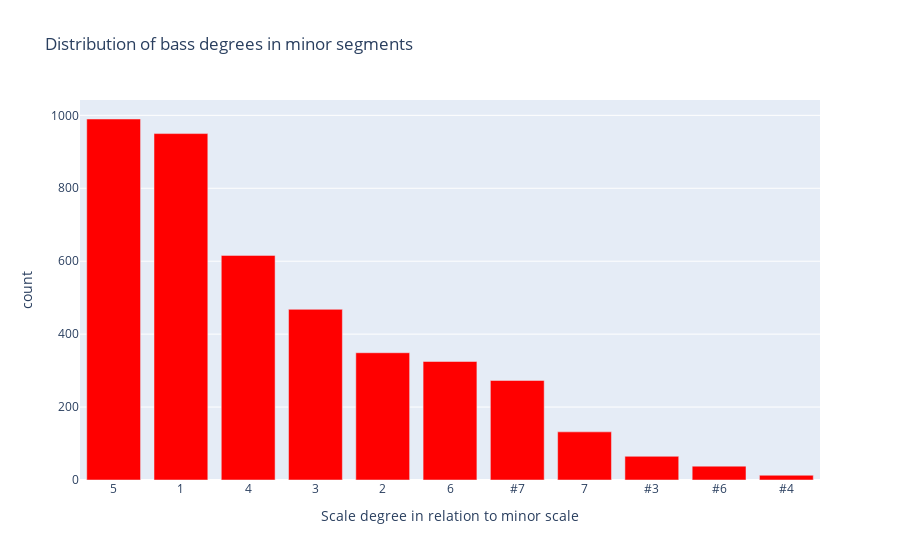

This figure's notebook cell:
### Code cell
print(f"N = {df.localkey_is_minor.sum()}")
bd_min = df[df.localkey_is_minor].bass_note.value_counts()
fig = px.bar(bd_min, x=fifths2sd(bd_min.index.to_list(), minor=True), y=bd_min.values, 
             labels=dict(x='Scale degree in relation to minor scale', y='count'), 
             title="Distribution of bass degrees in minor segments",
             color_discrete_sequence =['red']*len(bd_min))
fig.update_xaxes(type='category')
fig.show()

### Figure 1 — Plotly figure (JSON) as saved in the notebook; plotly's stock layout.template omitted (floating-point values rounded to 4 significant figures)
{"data": [{"alignmentgroup": "True", "hovertemplate": "Scale degree in relation to minor scale=%{x}<br>count=%{y}<extra></extra>", "legendgroup": "", "marker": {"color": "red", "pattern": {"shape": ""}}, "name": "", "offsetgroup": "", "orientation": "v", "showlegend": false, "textposition": "auto", "type": "bar", "x": ["5", "1", "4", "3", "2", "6", "#7", "7", "#3", "#6", "#4"], "xaxis": "x", "y": [990, 950, 616, 468, 349, 325, 273, 132, 65, 38, 13], "yaxis": "y"}], "layout": {"autosize": true, "barmode": "relative", "legend": {"tracegroupgap": 0}, "title": {"text": "Distribution of bass degrees in minor segments"}, "xaxis": {"anchor": "y", "autorange": true, "domain": [0, 1], "range": [-0.5, 10.5], "title": {"text": "Scale degree in relation to minor scale"}, "type": "category"}, "yaxis": {"anchor": "x", "autorange": true, "domain": [0, 1], "range": [0, 1042.0], "title": {"text": "count"}, "type": "linear"}}}
